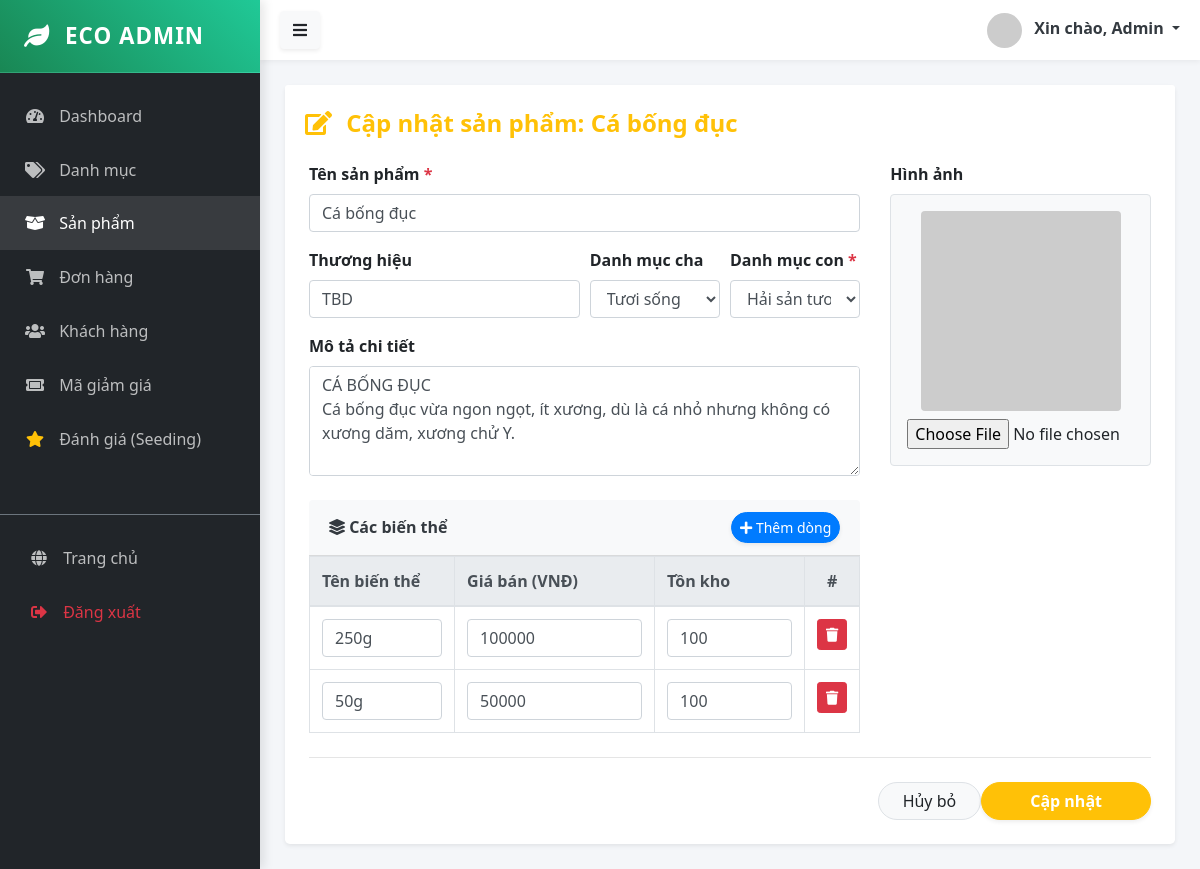
Before: /public/admin/product/edit/46 (signed in) with the older database file.
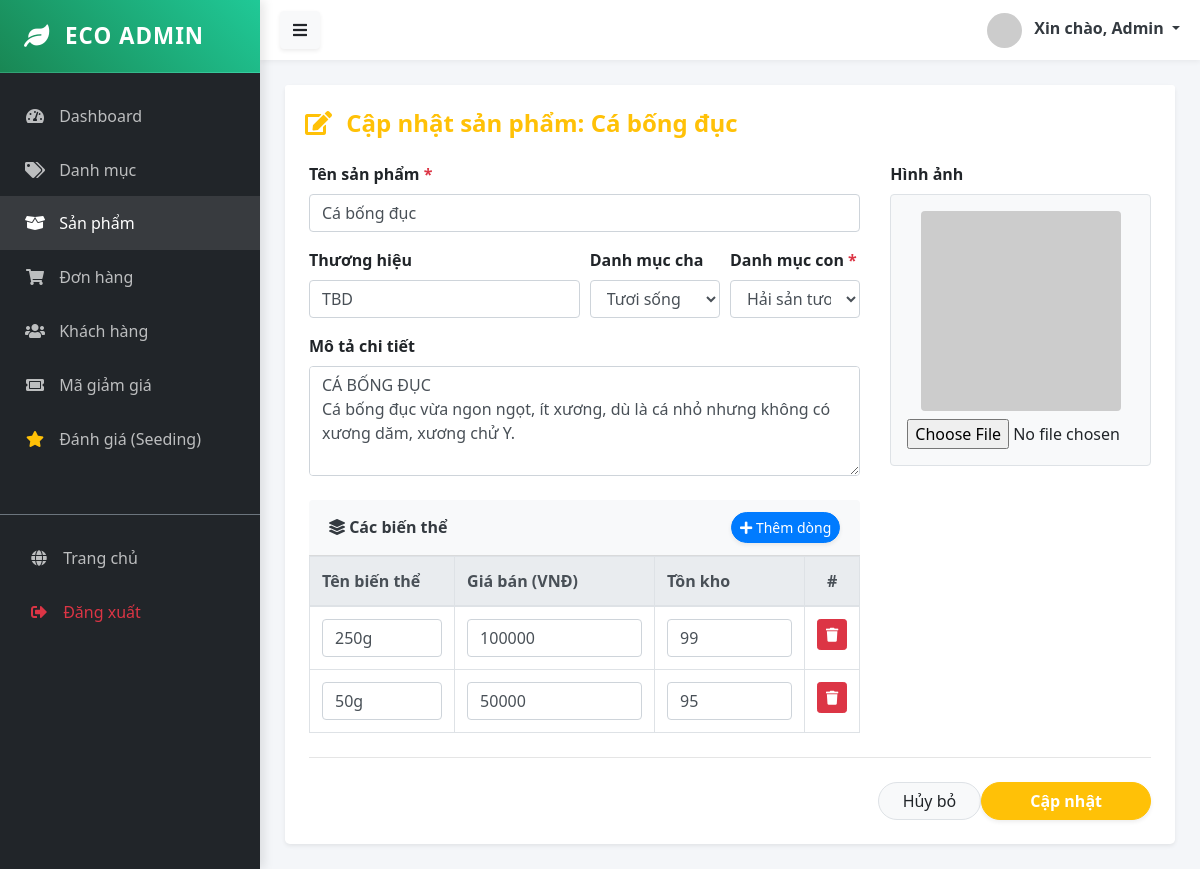
After: the same page with the newer database file.
### tables this page shows
CREATE TABLE `product_variants` (
  `id` bigint UNSIGNED NOT NULL,
  `product_id` bigint UNSIGNED NOT NULL,
  `sku` varchar(100) DEFAULT NULL,
  `name` varchar(255) DEFAULT NULL,
  `price_cents` bigint DEFAULT NULL,
  `compare_at_price_cents` bigint DEFAULT NULL,
  `stock` int DEFAULT '0',
  `weight_grams` int DEFAULT NULL,
  `attributes` json DEFAULT NULL,
  `is_active` tinyint DEFAULT '1',
  `created_at` timestamp NULL DEFAULT CURRENT_TIMESTAMP,
  `updated_at` timestamp NULL DEFAULT CURRENT_TIMESTAMP ON UPDATE CURRENT_TIMESTAMP
);

### app/Controllers/Admin/ProductController.php (called while the page is built, shortened)
<?php
class ProductController extends Controller {
    public function edit($id) {
        $productModel = $this->model('Product');
        $product = $productModel->getProductDetail($id);
        $variantModel = $this->model('ProductVariant');
        $variants = $variantModel->getVariantsByProductId($id);
        $categoryModel = $this->model('Category');
        $categories = $categoryModel->all();
        $this->view('admin/products/edit', [
            'product' => $product,
            'categories' => $categories,
            'variants' => $variants
        ]);
    }
}

### app/Core/App.php (called while the page is built, shortened)
<?php
class App {
    protected $controller = 'HomeController';
    protected $method = 'index';
    public function __construct() {
        $url = $this->parseUrl();
        if (isset($url[0]) && strtolower($url[0]) == 'admin') {
            array_shift($url);
            $folder = 'Admin';
            $this->controller = 'DashboardController';
            if (isset($url[0])) {
                $controllerName = $this->convertToPascalCase($url[0]) . 'Controller';
                if (file_exists('../app/Controllers/Admin/' . $controllerName . '.php')) {
                    $this->controller = $controllerName;
                    array_shift($url);
                }
            }
        }
        $file = '../app/Controllers/' . $folder . '/' . $this->controller . '.php';
        if (file_exists($file)) {
            $this->controller = new $class;
        } else {
            die("Lỗi 404: Controller '{$this->controller}' không tồn tại.");
        }
        if (isset($url[0])) {
            $methodName = $this->convertToCamelCase($url[0]);
            if (method_exists($this->controller, $methodName)) {
                $this->method = $methodName;
                array_shift($url);
            }
            elseif (method_exists($this->controller, str_replace('-', '_', $url[0]))) {
                $this->method = str_replace('-', '_', $url[0]);
                array_shift($url);
            }
        }
        $this->params = $url ? array_values($url) : [];
        call_user_func_array([$this->controller, $this->method], $this->params);
    }
    public function parseUrl() {
        if (isset($_GET['url'])) {
            return explode('/', filter_var(rtrim($_GET['url'], '/'), FILTER_SANITIZE_URL));
        }
        return [];
    }
    private function convertToPascalCase($string) {
        return str_replace(' ', '', ucwords(str_replace('-', ' ', $string)));
    }
    private function convertToCamelCase($string) {
        return lcfirst($this->convertToPascalCase($string));
    }
}

### public/index.php (called while the page is built, shortened)
<?php
$app = new App();

### config/database.php (called while the page is built)
<?php
return [
    'host' => $_ENV['DB_HOST'] ?? 'localhost',
    'dbname' => $_ENV['DB_DATABASE'] ?? 'ecostore',
    'user' => $_ENV['DB_USERNAME'] ?? 'root',
    'pass' => $_ENV['DB_PASSWORD'] ?? '',
    'charset' => 'utf8mb4'
];

### app/Core/Database.php (called while the page is built, shortened)
<?php
class Database {
    private static $instance = null;
    private $connection;
    private function __construct() {
        $config = require __DIR__ . '/../../config/database.php';
        $dsn = "mysql:host={$config['host']};dbname={$config['dbname']};charset={$config['charset']}";
        try {
            $this->connection = new PDO($dsn, $config['user'], $config['pass']);
            $this->connection->setAttribute(PDO::ATTR_ERRMODE, PDO::ERRMODE_EXCEPTION);
            $this->connection->setAttribute(PDO::ATTR_DEFAULT_FETCH_MODE, PDO::FETCH_ASSOC);
        } catch (PDOException $e) {
            die("DB Connection Error: " . $e->getMessage());
        }
    }
    public static function getInstance() {
        if (!self::$instance) {
            self::$instance = new Database();
        }
        return self::$instance;
    }
    public function query($sql, $params = []) {
        try {
            $stmt = $this->connection->prepare($sql);
            $stmt->execute($params);
            return $stmt;
        } catch (PDOException $e) {
            die("Lỗi truy vấn SQL: " . $e->getMessage());
        }
    }
    public function fetch($sql, $params = []) {
        return $this->query($sql, $params)->fetch();
    }
    public function fetchAll($sql, $params = []) {
        return $this->query($sql, $params)->fetchAll();
    }
}

### app/Core/Model.php (called while the page is built, shortened)
<?php
abstract class Model {
    public function __construct() {
        $this->db = Database::getInstance();
    }
}

### app/Models/Product.php (called while the page is built, shortened)
<?php
class Product extends Model {
    public function getProductDetail($id) {
        $sql = "SELECT p.*, c.name as category_name
                FROM products p
                LEFT JOIN categories c ON p.category_id = c.id
                WHERE p.id = ?";
        $product = $this->db->fetch($sql, [$id]);
        $sqlImages = "SELECT image_url FROM product_images WHERE product_id = ?";
        $images = $this->db->fetchAll($sqlImages, [$id]);
        $product['images'] = array_column($images, 'image_url');
        $sqlVariants = "SELECT id, name, price_cents, sku, stock FROM product_variants WHERE product_id = ? AND is_active = 1";
        $variants = $this->db->fetchAll($sqlVariants, [$id]);
        $product['variants'] = $variants;
        if (!empty($variants)) {
            $product['price_cents'] = $variants[0]['price_cents'];
            $product['sku'] = $variants[0]['sku'];
            $product['stock'] = $variants[0]['stock'];
            $product['default_variant_id'] = $variants[0]['id'];
        } else {
             $product['price_cents'] = 0;
             $product['sku'] = 'N/A';
             $product['stock'] = 0;
             $product['default_variant_id'] = 0;
        }
        return $product;
    }
}

### app/Models/ProductVariant.php (called while the page is built, shortened)
<?php
class ProductVariant extends Model {
    protected $table = 'product_variants';
    public function getVariantsByProductId($productId) {
        $sql = "SELECT * FROM {$this->table} WHERE product_id = ? AND is_active = 1";
        return $this->db->fetchAll($sql, [$productId]);
    }
}

### app/Views/admin/products/edit.php (the view, shortened to what the changed rows need)
<?php require_once '../app/Views/layouts/admin/sidebar.php'; ?>
<?php
$variants = $variants ?? [];
?>
<div class="card shadow-sm border-0 rounded-lg">
    <div class="card-body p-4">
        <form action="/MY_WEB/public/admin/product/update/<?= $product['id'] ?>" method="POST" enctype="multipart/form-data">
            <div class="row">
                <div class="col-md-8">
                    <div class="card bg-light border-0 mt-4">
                        <div class="card-body p-0">
                            <div class="table-responsive">
                                <table class="table table-bordered mb-0 bg-white" id="variantTable">
                                    <thead class="thead-light">
                                        <tr>
                                            <th>Tên biến thể</th>
                                            <th width="200">Giá bán (VNĐ)</th>
                                            <th width="150">Tồn kho</th>
                                            <th width="50" class="text-center">#</th>
                                        </tr>
                                    </thead>
                                    <tbody id="variantBody">
                                        <?php if (!empty($variants)): ?>
                                            <?php foreach ($variants as $index => $var): ?>
                                            <tr class="variant-row">
                                                <td>
                                                    <input type="text" name="variants[<?= $index ?>][name]" class="form-control" value="<?= htmlspecialchars($var['name']) ?>" required>
                                                </td>
                                                <td>
                                                    <input type="number" name="variants[<?= $index ?>][price]" class="form-control" value="<?= $var['price_cents'] ?>" min="0" required>
                                                </td>
                                                <td>
                                                    <input type="number" name="variants[<?= $index ?>][stock]" class="form-control" value="<?= $var['stock'] ?>" min="0" required>
                                                </td>
                                                <td class="text-center">
                                                    <button type="button" class="btn btn-danger btn-sm" onclick="removeRow(this)" <?= (count($variants) == 1) ? 'disabled' : '' ?>>
                                                        <i class="fas fa-trash"></i>
                                                    </button>
                                                </td>
                                            </tr>
                                            <?php endforeach; ?>
                                        <?php endif; ?>
                                    </tbody>
                                </table>
                            </div>
                        </div>
                    </div>
                </div>
            </div>
        </form>
    </div>
</div>
<?php require_once '../app/Views/layouts/admin/footer.php'; ?>

Changed rows visible on the page:
changed product_variants (number 1 of 2 on the later page): stock "100" → "99"
changed product_variants (number 2 of 2 on the later page): stock "100" → "95"
